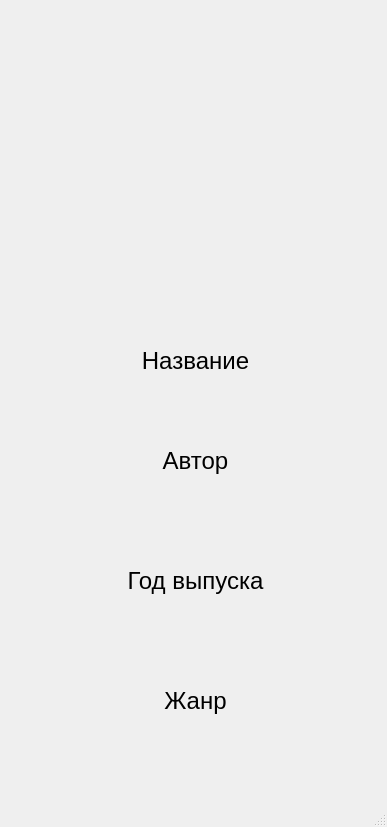
<?xml version="1.0" encoding="UTF-8"?>
<ui version="4.0">
 <class>MainWindow</class>
 <widget class="QMainWindow" name="MainWindow">
  <property name="geometry">
   <rect>
    <x>0</x>
    <y>0</y>
    <width>387</width>
    <height>827</height>
   </rect>
  </property>
  <property name="windowTitle">
   <string>MainWindow</string>
  </property>
  <widget class="QWidget" name="centralwidget">
   <widget class="QLabel" name="label">
    <property name="geometry">
     <rect>
      <x>80</x>
      <y>340</y>
      <width>231</width>
      <height>41</height>
     </rect>
    </property>
    <property name="font">
     <font>
      <family>Microsoft YaHei UI</family>
      <pointsize>18</pointsize>
     </font>
    </property>
    <property name="text">
     <string>Название</string>
    </property>
    <property name="alignment">
     <set>Qt::AlignCenter</set>
    </property>
   </widget>
   <widget class="QLabel" name="label_2">
    <property name="geometry">
     <rect>
      <x>80</x>
      <y>440</y>
      <width>231</width>
      <height>41</height>
     </rect>
    </property>
    <property name="font">
     <font>
      <family>Microsoft YaHei UI</family>
      <pointsize>18</pointsize>
     </font>
    </property>
    <property name="text">
     <string>Автор</string>
    </property>
    <property name="alignment">
     <set>Qt::AlignCenter</set>
    </property>
   </widget>
   <widget class="QLabel" name="label_3">
    <property name="geometry">
     <rect>
      <x>80</x>
      <y>560</y>
      <width>231</width>
      <height>41</height>
     </rect>
    </property>
    <property name="font">
     <font>
      <family>Microsoft YaHei UI</family>
      <pointsize>18</pointsize>
     </font>
    </property>
    <property name="text">
     <string>Год выпуска</string>
    </property>
    <property name="alignment">
     <set>Qt::AlignCenter</set>
    </property>
   </widget>
   <widget class="QLabel" name="label_4">
    <property name="geometry">
     <rect>
      <x>80</x>
      <y>680</y>
      <width>231</width>
      <height>41</height>
     </rect>
    </property>
    <property name="font">
     <font>
      <family>Microsoft YaHei UI</family>
      <pointsize>18</pointsize>
     </font>
    </property>
    <property name="text">
     <string>Жанр</string>
    </property>
    <property name="alignment">
     <set>Qt::AlignCenter</set>
    </property>
   </widget>
   <widget class="QLabel" name="label_5">
    <property name="geometry">
     <rect>
      <x>80</x>
      <y>400</y>
      <width>231</width>
      <height>31</height>
     </rect>
    </property>
    <property name="font">
     <font>
      <family>PenultimateLightItal</family>
      <pointsize>11</pointsize>
     </font>
    </property>
    <property name="text">
     <string/>
    </property>
    <property name="alignment">
     <set>Qt::AlignCenter</set>
    </property>
   </widget>
   <widget class="QLabel" name="label_6">
    <property name="geometry">
     <rect>
      <x>80</x>
      <y>510</y>
      <width>231</width>
      <height>31</height>
     </rect>
    </property>
    <property name="font">
     <font>
      <family>PenultimateLightItal</family>
      <pointsize>11</pointsize>
     </font>
    </property>
    <property name="text">
     <string/>
    </property>
    <property name="alignment">
     <set>Qt::AlignCenter</set>
    </property>
   </widget>
   <widget class="QLabel" name="label_7">
    <property name="geometry">
     <rect>
      <x>80</x>
      <y>630</y>
      <width>231</width>
      <height>31</height>
     </rect>
    </property>
    <property name="font">
     <font>
      <family>PenultimateLightItal</family>
      <pointsize>11</pointsize>
     </font>
    </property>
    <property name="text">
     <string/>
    </property>
    <property name="alignment">
     <set>Qt::AlignCenter</set>
    </property>
   </widget>
   <widget class="QLabel" name="label_8">
    <property name="geometry">
     <rect>
      <x>80</x>
      <y>740</y>
      <width>231</width>
      <height>31</height>
     </rect>
    </property>
    <property name="font">
     <font>
      <family>PenultimateLightItal</family>
      <pointsize>11</pointsize>
     </font>
    </property>
    <property name="text">
     <string/>
    </property>
    <property name="alignment">
     <set>Qt::AlignCenter</set>
    </property>
   </widget>
   <widget class="QLabel" name="label_9">
    <property name="geometry">
     <rect>
      <x>140</x>
      <y>20</y>
      <width>171</width>
      <height>281</height>
     </rect>
    </property>
    <property name="text">
     <string/>
    </property>
   </widget>
  </widget>
  <widget class="QMenuBar" name="menubar">
   <property name="geometry">
    <rect>
     <x>0</x>
     <y>0</y>
     <width>387</width>
     <height>21</height>
    </rect>
   </property>
  </widget>
  <widget class="QStatusBar" name="statusbar"/>
 </widget>
 <resources/>
 <connections/>
</ui>
